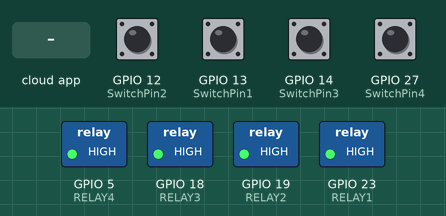
Simulated run of this sketch. Board: ESP32. Parts: switched loads named in the sketch (green lamp = pin HIGH). The test bench sets the inputs (shaded band); at power-on: GPIO 12 (SwitchPin2), GPIO 13 (SwitchPin1), GPIO 14 (SwitchPin3), GPIO 27 (SwitchPin4) HIGH. WiFi joins after 1.5 s; servers stay silent unless stated; the Firebase database answers and starts empty; what the sketch prints to the serial monitor is not drawn.

Above: at 2.7 s.
2.8 s: the phone or cloud app sets relay1 to 1
At 3.5 s:
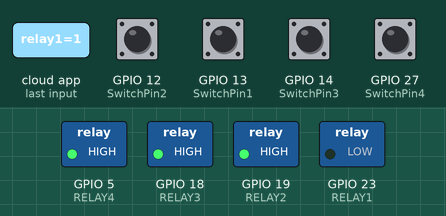
4.3 s: the phone or cloud app sets relay2 to 1
At 5.6 s:
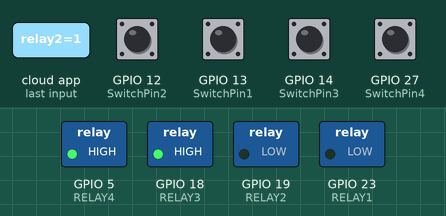
6.3 s: the phone or cloud app sets relay3 to 1
At 7.7 s:
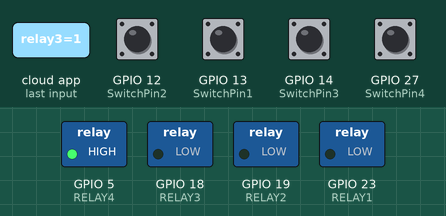
8.3 s: the phone or cloud app sets relay4 to 1
At 9.7 s:
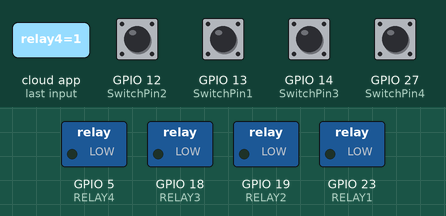
10.3 s: GPIO 12 (SwitchPin2) pulled LOW for 1 s
At 13.1 s:
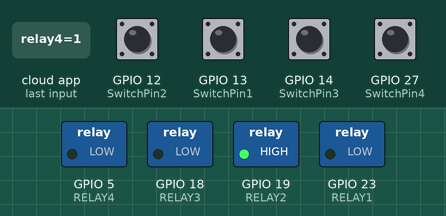
14.1 s: the phone or cloud app sets relay1 to 0
At 15.4 s:
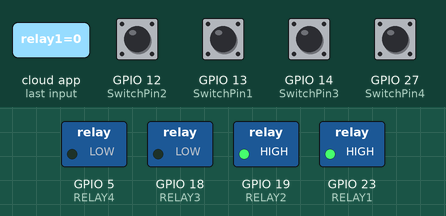
Timing chart, 0 to 16.6 s (numbered marks = the images above; inputs shaded):
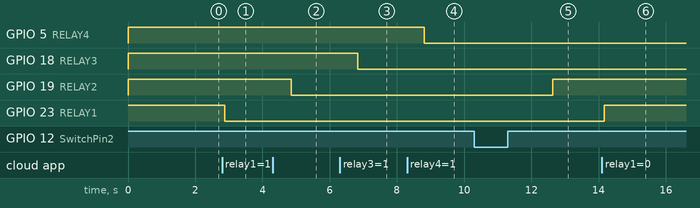

Measured:
- after the input at 2.8 s, GPIO 23 (RELAY1): HIGH → LOW after 0.07 s
- after the input at 4.3 s, GPIO 19 (RELAY2): HIGH → LOW after 0.56 s
- after the input at 6.3 s, GPIO 18 (RELAY3): HIGH → LOW after 0.54 s
- after the input at 8.3 s, GPIO 5 (RELAY4): HIGH → LOW after 0.52 s
- after the input at 10.3 s, GPIO 19 (RELAY2): LOW → HIGH after 2.3 s
- after the input at 14.1 s, GPIO 23 (RELAY1): LOW → HIGH after 0.07 s

The sketch:

Code_ESP32_Firebase_4Relay_Feedback_Switch_V1.ino
```cpp
// (licence header left out)
#include <WiFi.h>
#include <Firebase_ESP_Client.h>
#include <AceButton.h>
using namespace ace_button;

// Wi-Fi credentials
const char* ssid = "";  //WiFi Name
const char* password = "";  //WiFi Password

// Firebase credentials
#define API_KEY ""
#define DATABASE_URL ""
#define USER_EMAIL ""
#define USER_PASSWORD ""

// Relay GPIOs (active LOW)
#define RELAY1 23
#define RELAY2 19
#define RELAY3 18
#define RELAY4 5

// Button GPIOs
#define SwitchPin1 13
#define SwitchPin2 12
#define SwitchPin3 14
#define SwitchPin4 27

// Firebase setup
FirebaseData fbdo;
FirebaseAuth auth;
FirebaseConfig config;

// AceButtons
AceButton button1(SwitchPin1);
AceButton button2(SwitchPin2);
AceButton button3(SwitchPin3);
AceButton button4(SwitchPin4);

// Callback for button events
void handleEvent(AceButton* button, uint8_t eventType, uint8_t /* buttonState */) {
  int id = button->getPin();

  bool relayState = false;

  switch (id) {
    case SwitchPin1:
      relayState = (eventType == AceButton::kEventPressed);
      digitalWrite(RELAY1, relayState ? LOW : HIGH);
      Firebase.RTDB.setBool(&fbdo, "/relay1", relayState);
      break;
    case SwitchPin2:
      relayState = (eventType == AceButton::kEventPressed);
      digitalWrite(RELAY2, relayState ? LOW : HIGH);
      Firebase.RTDB.setBool(&fbdo, "/relay2", relayState);
      break;
    case SwitchPin3:
      relayState = (eventType == AceButton::kEventPressed);
      digitalWrite(RELAY3, relayState ? LOW : HIGH);
      Firebase.RTDB.setBool(&fbdo, "/relay3", relayState);
      break;
    case SwitchPin4:
      relayState = (eventType == AceButton::kEventPressed);
      digitalWrite(RELAY4, relayState ? LOW : HIGH);
      Firebase.RTDB.setBool(&fbdo, "/relay4", relayState);
      break;
  }
}

void setup() {
  Serial.begin(115200);

  // Setup relay pins
  pinMode(RELAY1, OUTPUT);
  pinMode(RELAY2, OUTPUT);
  pinMode(RELAY3, OUTPUT);
  pinMode(RELAY4, OUTPUT);

  // Set relays OFF (HIGH for active-low)
  digitalWrite(RELAY1, HIGH);
  digitalWrite(RELAY2, HIGH);
  digitalWrite(RELAY3, HIGH);
  digitalWrite(RELAY4, HIGH);

  // Setup button pins
  pinMode(SwitchPin1, INPUT_PULLUP);
  pinMode(SwitchPin2, INPUT_PULLUP);
  pinMode(SwitchPin3, INPUT_PULLUP);
  pinMode(SwitchPin4, INPUT_PULLUP);

  // Attach AceButtons and set event handler
  ButtonConfig* config1 = button1.getButtonConfig();
  ButtonConfig* config2 = button2.getButtonConfig();
  ButtonConfig* config3 = button3.getButtonConfig();
  ButtonConfig* config4 = button4.getButtonConfig();

  config1->setEventHandler(handleEvent);
  config2->setEventHandler(handleEvent);
  config3->setEventHandler(handleEvent);
  config4->setEventHandler(handleEvent);

  WiFi.begin(ssid, password);
  Serial.print("Connecting to Wi-Fi");
  while (WiFi.status() != WL_CONNECTED) {
    Serial.print(".");
    delay(500);
  }
  Serial.println(" Connected!");

  config.api_key = API_KEY;
  auth.user.email = USER_EMAIL;
  auth.user.password = USER_PASSWORD;
  config.database_url = DATABASE_URL;

  Firebase.begin(&config, &auth);
  Firebase.reconnectWiFi(true);
}

void loop() {
  // Check Firebase for updates
  if (Firebase.ready()) {
    bool r1, r2, r3, r4;

    if (Firebase.RTDB.getBool(&fbdo, "/relay1")) {
      r1 = fbdo.boolData();
      digitalWrite(RELAY1, r1 ? LOW : HIGH);
    }

    if (Firebase.RTDB.getBool(&fbdo, "/relay2")) {
      r2 = fbdo.boolData();
      digitalWrite(RELAY2, r2 ? LOW : HIGH);
    }

    if (Firebase.RTDB.getBool(&fbdo, "/relay3")) {
      r3 = fbdo.boolData();
      digitalWrite(RELAY3, r3 ? LOW : HIGH);
    }

    if (Firebase.RTDB.getBool(&fbdo, "/relay4")) {
      r4 = fbdo.boolData();
      digitalWrite(RELAY4, r4 ? LOW : HIGH);
    }
  }

  // Update AceButton logic
  button1.check();
  button2.check();
  button3.check();
  button4.check();

  delay(10);  // Short delay for stable button checking
}
```
